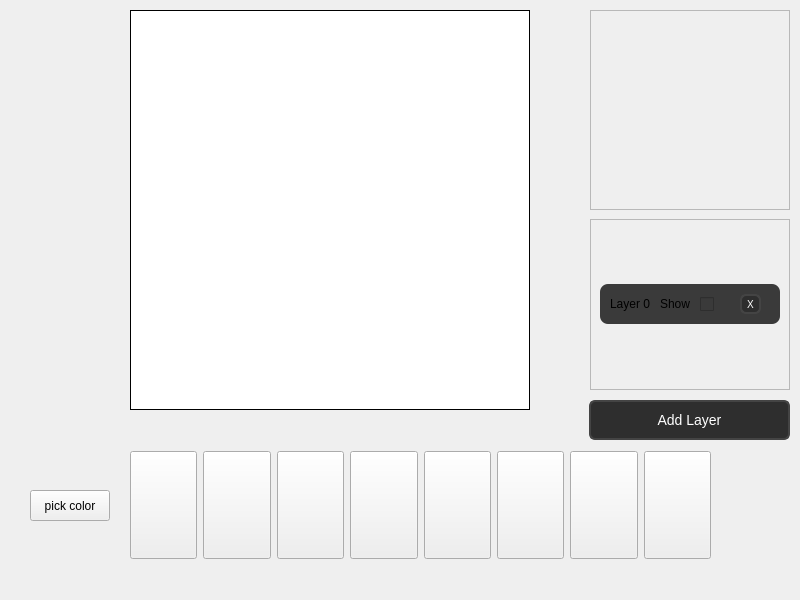
<?xml version="1.0" encoding="UTF-8"?>
<ui version="4.0">
 <class>MainWindow</class>
 <widget class="QMainWindow" name="MainWindow">
  <property name="geometry">
   <rect>
    <x>0</x>
    <y>0</y>
    <width>800</width>
    <height>600</height>
   </rect>
  </property>
  <property name="windowTitle">
   <string>MainWindow</string>
  </property>
  <widget class="QWidget" name="centralwidget">
   <widget class="QWidget" name="horizontalLayoutWidget">
    <property name="geometry">
     <rect>
      <x>130</x>
      <y>450</y>
      <width>581</width>
      <height>111</height>
     </rect>
    </property>
    <layout class="QHBoxLayout" name="toolBar">
     <item>
      <widget class="QPushButton" name="pencil">
       <property name="maximumSize">
        <size>
         <width>73</width>
         <height>16777215</height>
        </size>
       </property>
       <property name="styleSheet">
        <string notr="true">height:100%;</string>
       </property>
       <property name="text">
        <string/>
       </property>
      </widget>
     </item>
     <item>
      <widget class="QPushButton" name="eraser">
       <property name="maximumSize">
        <size>
         <width>69</width>
         <height>16777215</height>
        </size>
       </property>
       <property name="styleSheet">
        <string notr="true">height: 100%;</string>
       </property>
       <property name="text">
        <string/>
       </property>
      </widget>
     </item>
     <item>
      <widget class="QPushButton" name="undo">
       <property name="maximumSize">
        <size>
         <width>69</width>
         <height>16777215</height>
        </size>
       </property>
       <property name="styleSheet">
        <string notr="true">height: 100%;</string>
       </property>
       <property name="text">
        <string/>
       </property>
      </widget>
     </item>
     <item>
      <widget class="QPushButton" name="redo">
       <property name="maximumSize">
        <size>
         <width>69</width>
         <height>16777215</height>
        </size>
       </property>
       <property name="styleSheet">
        <string notr="true">height: 100%;</string>
       </property>
       <property name="text">
        <string/>
       </property>
      </widget>
     </item>
     <item>
      <widget class="QPushButton" name="mirror">
       <property name="maximumSize">
        <size>
         <width>68</width>
         <height>16777215</height>
        </size>
       </property>
       <property name="styleSheet">
        <string notr="true">height: 100%;</string>
       </property>
       <property name="text">
        <string/>
       </property>
      </widget>
     </item>
     <item>
      <widget class="QPushButton" name="rotate">
       <property name="maximumSize">
        <size>
         <width>69</width>
         <height>16777215</height>
        </size>
       </property>
       <property name="styleSheet">
        <string notr="true">height: 100%;</string>
       </property>
       <property name="text">
        <string/>
       </property>
      </widget>
     </item>
     <item>
      <widget class="QPushButton" name="save">
       <property name="maximumSize">
        <size>
         <width>69</width>
         <height>16777215</height>
        </size>
       </property>
       <property name="styleSheet">
        <string notr="true">height: 100%;</string>
       </property>
       <property name="text">
        <string/>
       </property>
      </widget>
     </item>
     <item>
      <widget class="QPushButton" name="load">
       <property name="maximumSize">
        <size>
         <width>69</width>
         <height>16777215</height>
        </size>
       </property>
       <property name="styleSheet">
        <string notr="true">height: 100%;</string>
       </property>
       <property name="text">
        <string/>
       </property>
      </widget>
     </item>
    </layout>
   </widget>
   <widget class="SpriteEditor" name="canvas">
    <property name="geometry">
     <rect>
      <x>130</x>
      <y>10</y>
      <width>400</width>
      <height>400</height>
     </rect>
    </property>
    <property name="frameShape">
     <enum>QFrame::Shape::Box</enum>
    </property>
    <property name="frameShadow">
     <enum>QFrame::Shadow::Plain</enum>
    </property>
    <property name="lineWidth">
     <number>1</number>
    </property>
    <property name="verticalScrollBarPolicy">
     <enum>Qt::ScrollBarPolicy::ScrollBarAlwaysOff</enum>
    </property>
    <property name="horizontalScrollBarPolicy">
     <enum>Qt::ScrollBarPolicy::ScrollBarAlwaysOff</enum>
    </property>
    <property name="sizeAdjustPolicy">
     <enum>QAbstractScrollArea::SizeAdjustPolicy::AdjustToContents</enum>
    </property>
    <property name="autoScroll">
     <bool>true</bool>
    </property>
    <property name="autoScrollMargin">
     <number>16</number>
    </property>
    <property name="editTriggers">
     <set>QAbstractItemView::EditTrigger::NoEditTriggers</set>
    </property>
    <property name="selectionMode">
     <enum>QAbstractItemView::SelectionMode::NoSelection</enum>
    </property>
    <property name="gridStyle">
     <enum>Qt::PenStyle::SolidLine</enum>
    </property>
    <attribute name="horizontalHeaderVisible">
     <bool>false</bool>
    </attribute>
    <attribute name="verticalHeaderVisible">
     <bool>false</bool>
    </attribute>
    <attribute name="verticalHeaderMinimumSectionSize">
     <number>14</number>
    </attribute>
   </widget>
   <widget class="QPushButton" name="colorPicker">
    <property name="geometry">
     <rect>
      <x>30</x>
      <y>490</y>
      <width>80</width>
      <height>31</height>
     </rect>
    </property>
    <property name="text">
     <string>pick color</string>
    </property>
   </widget>
   <widget class="QPushButton" name="addLayer">
    <property name="geometry">
     <rect>
      <x>589</x>
      <y>400</y>
      <width>201</width>
      <height>40</height>
     </rect>
    </property>
    <property name="styleSheet">
     <string notr="true">QPushButton {
    background-color: #2E2E2E;  /* Dark gray background */
    color: #FFFFFF;  /* White text */
    border: 2px solid #444444;  /* Slightly lighter border */
    border-radius: 6px;  /* Rounded corners */
    padding: 6px 12px;  /* Comfortable padding */
    font-size: 14px;  /* Readable text */
}

QPushButton:hover {
    background-color: #3A3A3A;  /* Slightly lighter on hover */
    border: 2px solid #555555;  /* Lighter border */
}

QPushButton:pressed {
    background-color: #1F1F1F;  /* Even darker when clicked */
    border: 2px solid #666666;
}

QPushButton:disabled {
    background-color: #444444;  /* Disabled state */
    color: #777777;
    border: 2px solid #555555;
}
</string>
    </property>
    <property name="text">
     <string>Add Layer</string>
    </property>
   </widget>
   <widget class="QScrollArea" name="scrollArea">
    <property name="geometry">
     <rect>
      <x>590</x>
      <y>219</y>
      <width>200</width>
      <height>171</height>
     </rect>
    </property>
    <property name="horizontalScrollBarPolicy">
     <enum>Qt::ScrollBarPolicy::ScrollBarAlwaysOff</enum>
    </property>
    <property name="widgetResizable">
     <bool>true</bool>
    </property>
    <widget class="QWidget" name="scrollView">
     <property name="geometry">
      <rect>
       <x>0</x>
       <y>0</y>
       <width>198</width>
       <height>169</height>
      </rect>
     </property>
     <layout class="QVBoxLayout" name="verticalLayout">
      <item>
       <layout class="QVBoxLayout" name="layerView">
        <item>
         <widget class="QWidget" name="layerWidget" native="true">
          <property name="minimumSize">
           <size>
            <width>150</width>
            <height>40</height>
           </size>
          </property>
          <property name="maximumSize">
           <size>
            <width>200</width>
            <height>40</height>
           </size>
          </property>
          <property name="styleSheet">
           <string notr="true">QWidget {
    background-color: #3A3A3A;  /* Dark background for layers */
    border-radius: 8px;  /* Rounded corners */
}

QWidget:!selected {
    background-color: #3A3A3A;  /* Dark background when not selected */
}

QWidget:selected {
    background-color: #555555;  /* Lighter background when selected */
    border: 2px solid #888888;  /* Optional border to indicate selection */
}
</string>
          </property>
          <widget class="QLabel" name="layerName">
           <property name="geometry">
            <rect>
             <x>10</x>
             <y>10</y>
             <width>41</width>
             <height>20</height>
            </rect>
           </property>
           <property name="text">
            <string>Layer 0</string>
           </property>
          </widget>
          <widget class="QPushButton" name="deleteLayer">
           <property name="geometry">
            <rect>
             <x>140</x>
             <y>10</y>
             <width>21</width>
             <height>20</height>
            </rect>
           </property>
           <property name="styleSheet">
            <string notr="true">QPushButton {
    background-color: #2E2E2E;  /* Dark gray background */
    color: #FFFFFF;  /* White text */
    border: 2px solid #444444;  /* Slightly lighter border */
    border-radius: 6px;  /* Rounded corners */
    font-size: 10px;  /* Readable text */
}

QPushButton:hover {
    background-color: #3A3A3A;  /* Slightly lighter on hover */
    border: 2px solid #555555;  /* Lighter border */
}

QPushButton:pressed {
    background-color: #1F1F1F;  /* Even darker when clicked */
    border: 2px solid #666666;
}

QPushButton:disabled {
    background-color: #444444;  /* Disabled state */
    color: #777777;
    border: 2px solid #555555;
}
</string>
           </property>
           <property name="text">
            <string>X</string>
           </property>
          </widget>
          <widget class="QCheckBox" name="layerCheckBox">
           <property name="geometry">
            <rect>
             <x>100</x>
             <y>10</y>
             <width>16</width>
             <height>20</height>
            </rect>
           </property>
           <property name="text">
            <string/>
           </property>
          </widget>
          <widget class="QLabel" name="showLayer">
           <property name="geometry">
            <rect>
             <x>60</x>
             <y>10</y>
             <width>31</width>
             <height>20</height>
            </rect>
           </property>
           <property name="text">
            <string>Show</string>
           </property>
          </widget>
         </widget>
        </item>
       </layout>
      </item>
     </layout>
    </widget>
   </widget>
   <widget class="QFrame" name="frame">
    <property name="geometry">
     <rect>
      <x>590</x>
      <y>10</y>
      <width>200</width>
      <height>200</height>
     </rect>
    </property>
    <property name="frameShape">
     <enum>QFrame::Shape::StyledPanel</enum>
    </property>
    <property name="frameShadow">
     <enum>QFrame::Shadow::Raised</enum>
    </property>
   </widget>
  </widget>
 </widget>
 <customwidgets>
  <customwidget>
   <class>SpriteEditor</class>
   <extends>QTableWidget</extends>
   <header location="global">spriteeditor.h</header>
  </customwidget>
 </customwidgets>
 <resources/>
 <connections/>
</ui>
